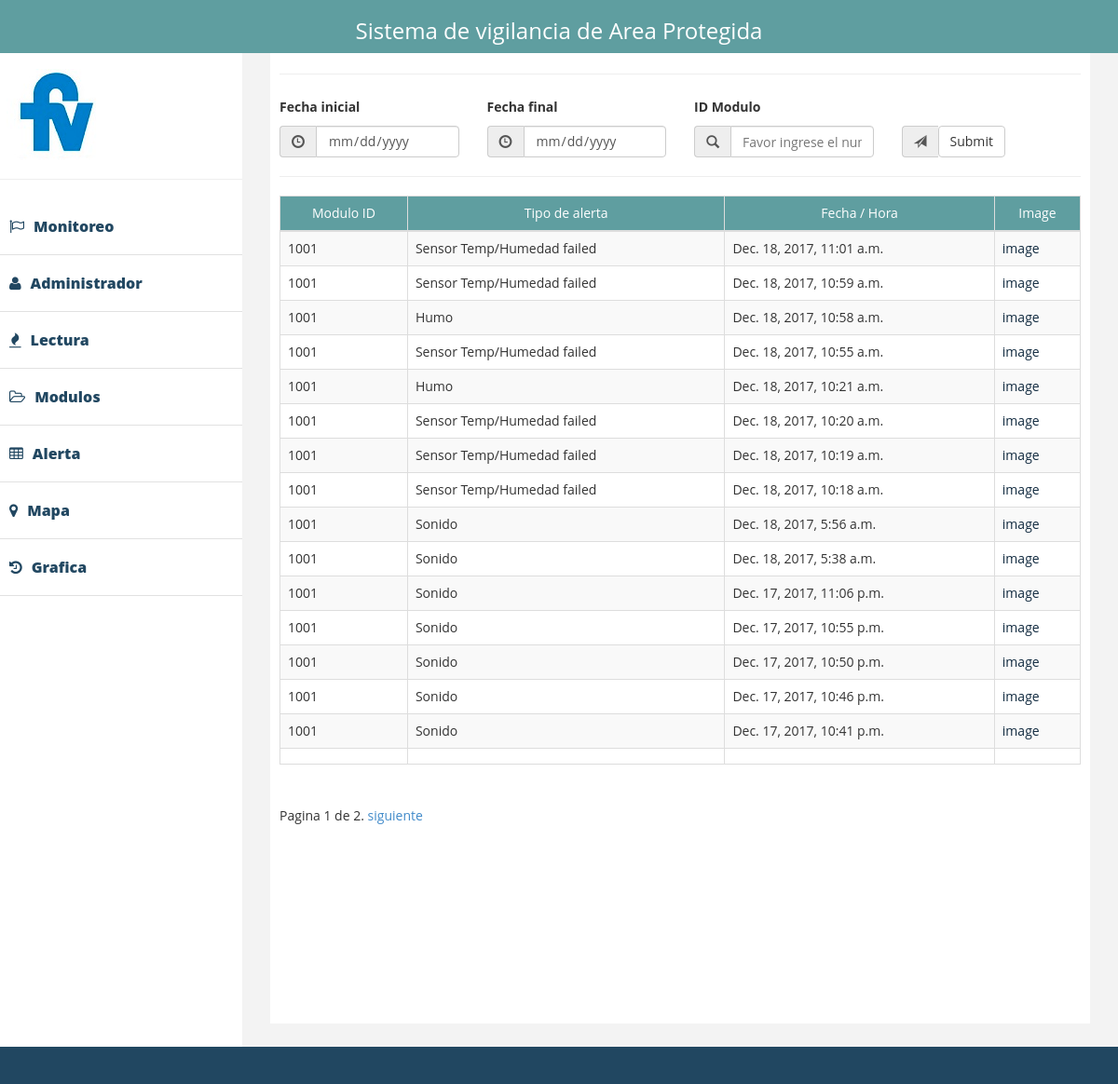
The app's page /interface/media/, older data.
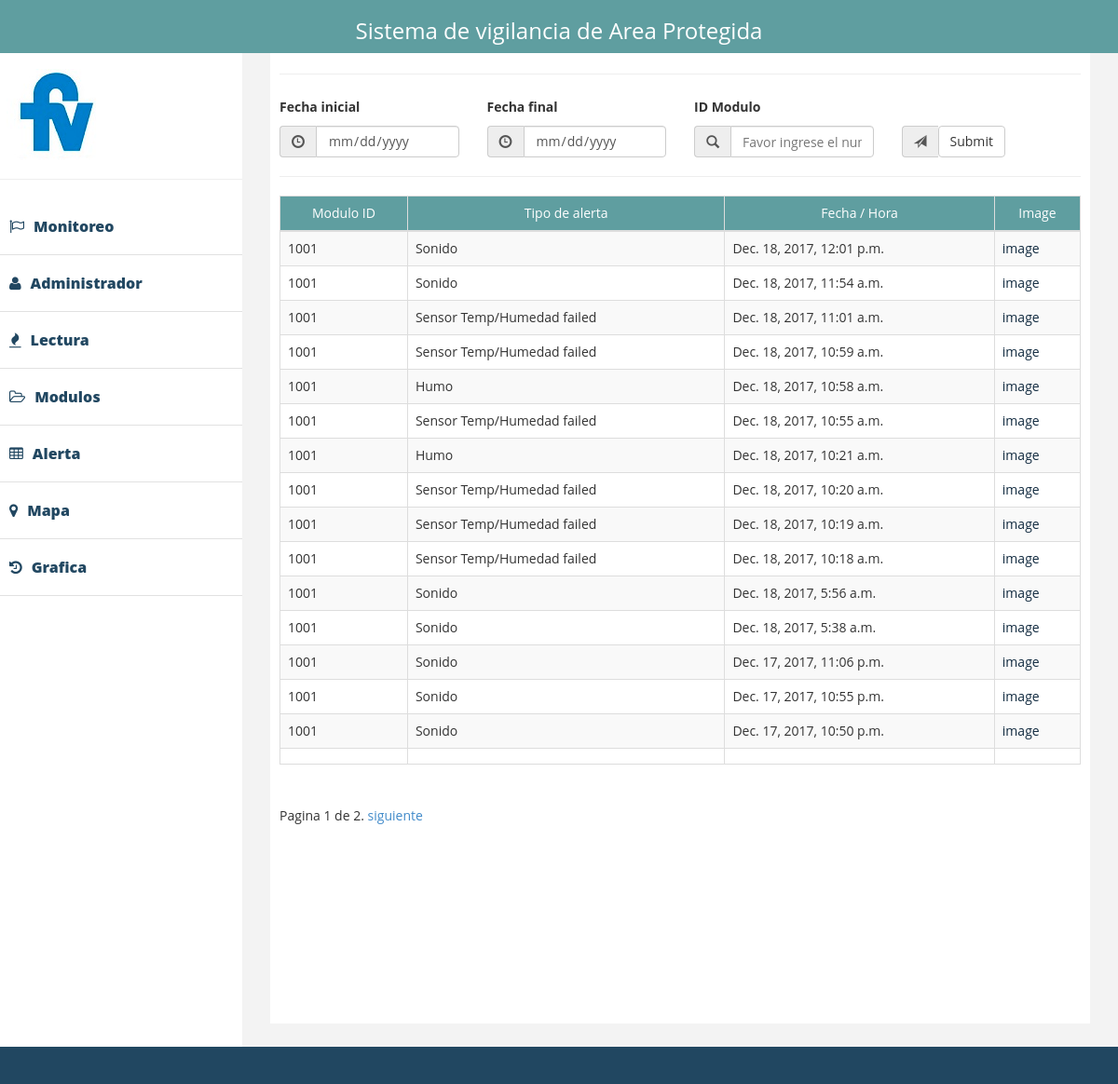
The same page, newer data.
### interface/models.py (models this page shows)
class Alertas(models.Model):
    modulo = models.CharField(max_length=8, null = True)
    Tipo = models.CharField(max_length= 30, null=True)
    tiempo = models.DateTimeField(auto_now=True, null=True)
    alert_image = models.ImageField(blank=True, null=True,
                    upload_to="photos/%Y/%m/%D")

### interface/views.py (the view)
def alerta(request):
    context = querrys(request, Alertas)
    return render(request, 'alerts.html', context)

### templates/alerts.html (shortened to what this page needs)
{% extends 'index.html' %}
{% block table %}
    <thead id="head-th">
    <hr/>
    <tr>
        <td>Modulo ID</td>
        <td>Tipo de alerta</td>
        <td>Fecha / Hora</td>
        <td>Image</td>
    </tr>
    </thead>
    <tbody>
    {% for ob in Object_list %}
        <tr>
            <td>{{ ob.modulo }}</td>
            <td>{{ ob.Tipo }}</td>
            <td>{{ ob.tiempo }}</td>
            <td>
                <a href='{{ ob.alert_image }}' style="color: #122b40" target="_blank">image</a>
            </td>
        </tr>
    {% endfor %}
    <td>{{ ob.modulo }}</td>
    <td>{{ ob.Tipo }}</td>
    <td>{{ ob.tiempo }}</td>
    <td>{{ ob.alert_image }}</td>
    </tbody>
{% endblock %}

Row changes from the older to the newer data that the page shows:
no longer on this page (row unchanged): Alertas: modulo "1001", Tipo "Sonido", tiempo "Dec. 17, 2017, 10:46 p.m."
no longer on this page (row unchanged): Alertas: modulo "1001", Tipo "Sonido", tiempo "Dec. 17, 2017, 10:41 p.m."
added Alertas: modulo "1001", Tipo "Sonido", tiempo "Dec. 18, 2017, 12:01 p.m."
added Alertas: modulo "1001", Tipo "Sonido", tiempo "Dec. 18, 2017, 11:54 a.m."
